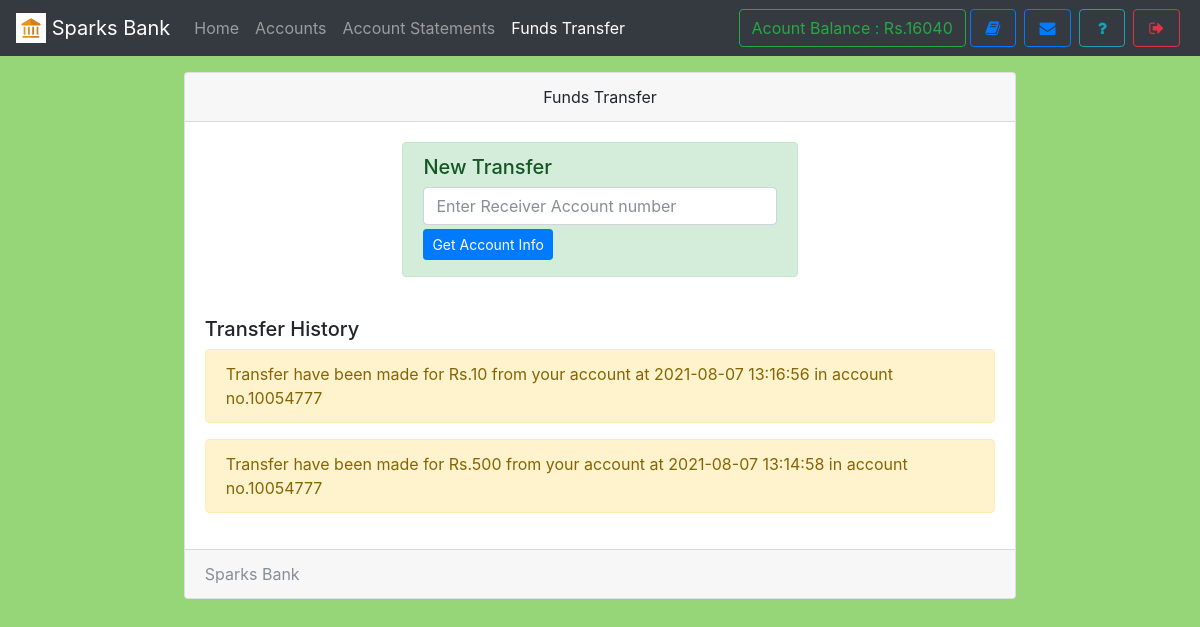
Page /transfer.php (signed in) on the committed database.
### tables this page shows
CREATE TABLE `useraccounts` (
  `id` int(11) NOT NULL,
  `email` text NOT NULL,
  `password` text NOT NULL,
  `name` varchar(111) NOT NULL,
  `balance` varchar(111) NOT NULL,
  `cnic` varchar(111) NOT NULL,
  `number` varchar(111) NOT NULL,
  `city` varchar(111) NOT NULL,
  `address` varchar(111) NOT NULL,
  `source` varchar(111) NOT NULL,
  `accountNo` varchar(111) NOT NULL,
  `branch` varchar(111) NOT NULL,
  `accountType` varchar(111) NOT NULL,
  `date` timestamp NOT NULL DEFAULT current_timestamp()
);

CREATE TABLE `transaction` (
  `transactionId` int(11) NOT NULL,
  `action` varchar(111) NOT NULL,
  `credit` varchar(111) NOT NULL,
  `debit` varchar(111) NOT NULL,
  `balance` varchar(111) NOT NULL,
  `beneId` varchar(111) NOT NULL,
  `other` varchar(111) NOT NULL,
  `userId` int(11) NOT NULL,
  `date` timestamp NOT NULL DEFAULT current_timestamp()
);

### assets/db.php (called while the page is built, shortened)
<?php
    $con = new mysqli('localhost','root','','mybank');
    $ar = $con->query("select * from userAccounts,branch where id = '$_SESSION[userId]' AND userAccounts.branch = branch.branchId");
    $userData = $ar->fetch_assoc();
?>

### transfer.php (the view, shortened to what this page needs)
<!DOCTYPE html>
<html>
<head>
  <?php require 'assets/autoloader.php'; ?>
  <?php require 'assets/db.php'; ?>
  <?php require 'assets/function.php'; ?>
</head>
<body style="background:#96D678;background-size: 100%">
<nav class="navbar navbar-expand-lg navbar-dark bg-dark fixed-top">
 <a class="navbar-brand" href="#">
    <img src="images/logo.png" width="30" height="30" class="d-inline-block align-top" alt="">
   <?php echo bankname; ?>
  </a>
  <div class="collapse navbar-collapse" id="navbarSupportedContent">
    <ul class="navbar-nav mr-auto">
      <li class="nav-item ">
        <a class="nav-link " href="index.php">Home <span class="sr-only">(current)</span></a>
      </li>
      <li class="nav-item ">  <a class="nav-link" href="accounts.php">Accounts</a></li>
      <li class="nav-item ">  <a class="nav-link" href="statements.php">Account Statements</a></li>
      <li class="nav-item active">  <a class="nav-link" href="transfer.php">Funds Transfer</a></li>
    </ul>
    <?php include 'sideButton.php'; ?>
  </div>
</nav><br><br><br>
<div class="container">
  <div class="card  w-75 mx-auto">
  <div class="card-header text-center">
    Funds Transfer
  </div>
  <div class="card-body">
      <form method="POST">
          <div class="alert alert-success w-50 mx-auto">
            <h5>New Transfer</h5>
            <input type="text" name="otherNo" class="form-control " placeholder="Enter Receiver Account number" required>
            <button type="submit" name="get" class="btn btn-primary btn-bloc btn-sm my-1">Get Account Info</button>
          </div>
      </form>
    <br>
    <h5>Transfer History</h5>
    <?php
      $array = $con->query("select * from transaction where userId = '$userData[id]' AND action = 'transfer' order by date desc");
      if ($array ->num_rows > 0)
      {
         while ($row = $array->fetch_assoc())
         {
            if ($row['action'] == 'transfer')
            {
              echo "<div class='alert alert-warning'>Transfer have been made for  Rs.$row[debit] from your account at $row[date] in  account no.$row[other]</div>";
            }
         }
      }
      else
        echo "<div class='alert alert-info'>You have made no transfer yet.</div>";
    ?>
  </div>
  <div class="card-footer text-muted">
   <?php echo bankname ?>
  </div>
</div>
</div>
</body>
</html>

### sideButton.php
<form class="form-inline my-2 my-lg-0">
        <a href="" class="btn btn-outline-success" data-toggle="tooltip" title="Your current Account Balance">Acount Balance : Rs.<?php echo $userData['balance']; ?></a>
        <a href="accounts.php" data-toggle="tooltip" title="Account Summary" class="btn btn-outline-primary mx-1" ><i class="fa fa-book fa-fw"></i></a>
        <a href="notice.php" data-toggle="tooltip" title="View Notice" class="btn btn-outline-primary mx-1" ><i class="fa fa-envelope fa-fw"></i></a>
        <a href="feedback.php" data-toggle="tooltip" title="Help?" class="btn btn-outline-info mx-1" ><i class="fa fa-question fa-fw"></i></a>
        <a href="logout.php" data-toggle="tooltip" title="Logout" class="btn btn-outline-danger mx-1" ><i class="fa fa-sign-out fa-fw"></i></a>
</form>

### rows in the picture
useraccounts: balance "16040"
transaction: debit "10", date "2021-08-07 13:16:56", other "10054777"
transaction: debit "500", date "2021-08-07 13:14:58", other "10054777"

### other values in the picture
bankname "Sparks Bank"
